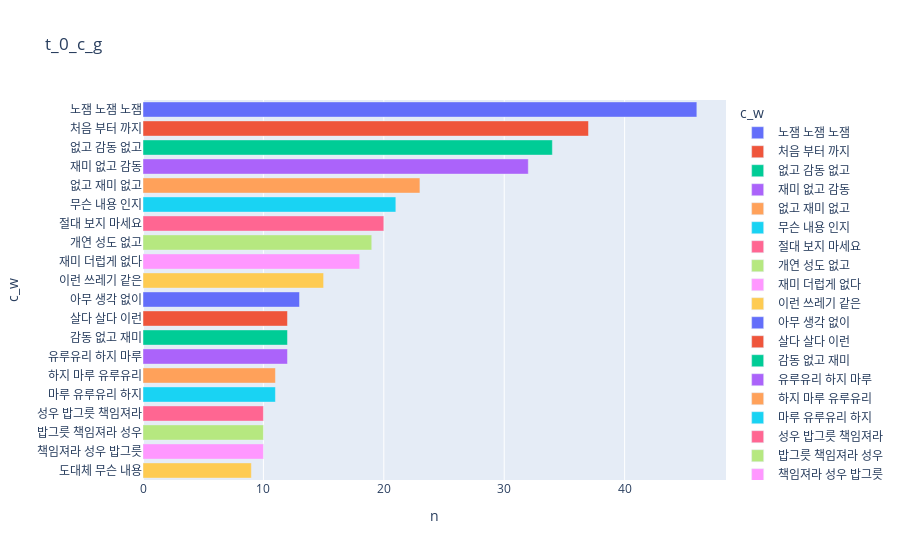

The cell this chart's notebook holds for it:
### Code cell
t_l_0_data=dict(N_그램_표현(t_l_0_s,20,3))
v_df2=pd.DataFrame(columns=['c_w','n'])
v_df2['c_w']=list(t_l_0_data.keys())
v_df2['n']=list(t_l_0_data.values())
fig=px.bar(v_df2,x='n',y='c_w',orientation='h',title='t_0_c_g',color='c_w')#orientation:동작 형식
fig.show()

### Figure 1 — Plotly figure (JSON) as saved in the notebook; plotly's stock layout.template omitted (floating-point values rounded to 4 significant figures)
{"data": [{"alignmentgroup": "True", "hovertemplate": "c_w=%{y}<br>n=%{x}<extra></extra>", "legendgroup": "노잼 노잼 노잼", "marker": {"color": "#636efa", "pattern": {"shape": ""}}, "name": "노잼 노잼 노잼", "offsetgroup": "노잼 노잼 노잼", "orientation": "h", "showlegend": true, "textposition": "auto", "type": "bar", "x": [46], "xaxis": "x", "y": ["노잼 노잼 노잼"], "yaxis": "y"}, {"alignmentgroup": "True", "hovertemplate": "c_w=%{y}<br>n=%{x}<extra></extra>", "legendgroup": "처음 부터 까지", "marker": {"color": "#EF553B", "pattern": {"shape": ""}}, "name": "처음 부터 까지", "offsetgroup": "처음 부터 까지", "orientation": "h", "showlegend": true, "textposition": "auto", "type": "bar", "x": [37], "xaxis": "x", "y": ["처음 부터 까지"], "yaxis": "y"}, {"alignmentgroup": "True", "hovertemplate": "c_w=%{y}<br>n=%{x}<extra></extra>", "legendgroup": "없고 감동 없고", "marker": {"color": "#00cc96", "pattern": {"shape": ""}}, "name": "없고 감동 없고", "offsetgroup": "없고 감동 없고", "orientation": "h", "showlegend": true, "textposition": "auto", "type": "bar", "x": [34], "xaxis": "x", "y": ["없고 감동 없고"], "yaxis": "y"}, {"alignmentgroup": "True", "hovertemplate": "c_w=%{y}<br>n=%{x}<extra></extra>", "legendgroup": "재미 없고 감동", "marker": {"color": "#ab63fa", "pattern": {"shape": ""}}, "name": "재미 없고 감동", "offsetgroup": "재미 없고 감동", "orientation": "h", "showlegend": true, "textposition": "auto", "type": "bar", "x": [32], "xaxis": "x", "y": ["재미 없고 감동"], "yaxis": "y"}, {"alignmentgroup": "True", "hovertemplate": "c_w=%{y}<br>n=%{x}<extra></extra>", "legendgroup": "없고 재미 없고", "marker": {"color": "#FFA15A", "pattern": {"shape": ""}}, "name": "없고 재미 없고", "offsetgroup": "없고 재미 없고", "orientation": "h", "showlegend": true, "textposition": "auto", "type": "bar", "x": [23], "xaxis": "x", "y": ["없고 재미 없고"], "yaxis": "y"}, {"alignmentgroup": "True", "hovertemplate": "c_w=%{y}<br>n=%{x}<extra></extra>", "legendgroup": "무슨 내용 인지", "marker": {"color": "#19d3f3", "pattern": {"shape": ""}}, "name": "무슨 내용 인지", "offsetgroup": "무슨 내용 인지", "orientation": "h", "showlegend": true, "textposition": "auto", "type": "bar", "x": [21], "xaxis": "x", "y": ["무슨 내용 인지"], "yaxis": "y"}, {"alignmentgroup": "True", "hovertemplate": "c_w=%{y}<br>n=%{x}<extra></extra>", "legendgroup": "절대 보지 마세요", "marker": {"color": "#FF6692", "pattern": {"shape": ""}}, "name": "절대 보지 마세요", "offsetgroup": "절대 보지 마세요", "orientation": "h", "showlegend": true, "textposition": "auto", "type": "bar", "x": [20], "xaxis": "x", "y": ["절대 보지 마세요"], "yaxis": "y"}, {"alignmentgroup": "True", "hovertemplate": "c_w=%{y}<br>n=%{x}<extra></extra>", "legendgroup": "개연 성도 없고", "marker": {"color": "#B6E880", "pattern": {"shape": ""}}, "name": "개연 성도 없고", "offsetgroup": "개연 성도 없고", "orientation": "h", "showlegend": true, "textposition": "auto", "type": "bar", "x": [19], "xaxis": "x", "y": ["개연 성도 없고"], "yaxis": "y"}, {"alignmentgroup": "True", "hovertemplate": "c_w=%{y}<br>n=%{x}<extra></extra>", "legendgroup": "재미 더럽게 없다", "marker": {"color": "#FF97FF", "pattern": {"shape": ""}}, "name": "재미 더럽게 없다", "offsetgroup": "재미 더럽게 없다", "orientation": "h", "showlegend": true, "textposition": "auto", "type": "bar", "x": [18], "xaxis": "x", "y": ["재미 더럽게 없다"], "yaxis": "y"}, {"alignmentgroup": "True", "hovertemplate": "c_w=%{y}<br>n=%{x}<extra></extra>", "legendgroup": "이런 쓰레기 같은", "marker": {"color": "#FECB52", "pattern": {"shape": ""}}, "name": "이런 쓰레기 같은", "offsetgroup": "이런 쓰레기 같은", "orientation": "h", "showlegend": true, "textposition": "auto", "type": "bar", "x": [15], "xaxis": "x", "y": ["이런 쓰레기 같은"], "yaxis": "y"}, {"alignmentgroup": "True", "hovertemplate": "c_w=%{y}<br>n=%{x}<extra></extra>", "legendgroup": "아무 생각 없이", "marker": {"color": "#636efa", "pattern": {"shape": ""}}, "name": "아무 생각 없이", "offsetgroup": "아무 생각 없이", "orientation": "h", "showlegend": true, "textposition": "auto", "type": "bar", "x": [13], "xaxis": "x", "y": ["아무 생각 없이"], "yaxis": "y"}, {"alignmentgroup": "True", "hovertemplate": "c_w=%{y}<br>n=%{x}<extra></extra>", "legendgroup": "살다 살다 이런", "marker": {"color": "#EF553B", "pattern": {"shape": ""}}, "name": "살다 살다 이런", "offsetgroup": "살다 살다 이런", "orientation": "h", "showlegend": true, "textposition": "auto", "type": "bar", "x": [12], "xaxis": "x", "y": ["살다 살다 이런"], "yaxis": "y"}, {"alignmentgroup": "True", "hovertemplate": "c_w=%{y}<br>n=%{x}<extra></extra>", "legendgroup": "감동 없고 재미", "marker": {"color": "#00cc96", "pattern": {"shape": ""}}, "name": "감동 없고 재미", "offsetgroup": "감동 없고 재미", "orientation": "h", "showlegend": true, "textposition": "auto", "type": "bar", "x": [12], "xaxis": "x", "y": ["감동 없고 재미"], "yaxis": "y"}, {"alignmentgroup": "True", "hovertemplate": "c_w=%{y}<br>n=%{x}<extra></extra>", "legendgroup": "유루유리 하지 마루", "marker": {"color": "#ab63fa", "pattern": {"shape": ""}}, "name": "유루유리 하지 마루", "offsetgroup": "유루유리 하지 마루", "orientation": "h", "showlegend": true, "textposition": "auto", "type": "bar", "x": [12], "xaxis": "x", "y": ["유루유리 하지 마루"], "yaxis": "y"}, {"alignmentgroup": "True", "hovertemplate": "c_w=%{y}<br>n=%{x}<extra></extra>", "legendgroup": "하지 마루 유루유리", "marker": {"color": "#FFA15A", "pattern": {"shape": ""}}, "name": "하지 마루 유루유리", "offsetgroup": "하지 마루 유루유리", "orientation": "h", "showlegend": true, "textposition": "auto", "type": "bar", "x": [11], "xaxis": "x", "y": ["하지 마루 유루유리"], "yaxis": "y"}, {"alignmentgroup": "True", "hovertemplate": "c_w=%{y}<br>n=%{x}<extra></extra>", "legendgroup": "마루 유루유리 하지", "marker": {"color": "#19d3f3", "pattern": {"shape": ""}}, "name": "마루 유루유리 하지", "offsetgroup": "마루 유루유리 하지", "orientation": "h", "showlegend": true, "textposition": "auto", "type": "bar", "x": [11], "xaxis": "x", "y": ["마루 유루유리 하지"], "yaxis": "y"}, {"alignmentgroup": "True", "hovertemplate": "c_w=%{y}<br>n=%{x}<extra></extra>", "legendgroup": "성우 밥그릇 책임져라", "marker": {"color": "#FF6692", "pattern": {"shape": ""}}, "name": "성우 밥그릇 책임져라", "offsetgroup": "성우 밥그릇 책임져라", "orientation": "h", "showlegend": true, "textposition": "auto", "type": "bar", "x": [10], "xaxis": "x", "y": ["성우 밥그릇 책임져라"], "yaxis": "y"}, {"alignmentgroup": "True", "hovertemplate": "c_w=%{y}<br>n=%{x}<extra></extra>", "legendgroup": "밥그릇 책임져라 성우", "marker": {"color": "#B6E880", "pattern": {"shape": ""}}, "name": "밥그릇 책임져라 성우", "offsetgroup": "밥그릇 책임져라 성우", "orientation": "h", "showlegend": true, "textposition": "auto", "type": "bar", "x": [10], "xaxis": "x", "y": ["밥그릇 책임져라 성우"], "yaxis": "y"}, {"alignmentgroup": "True", "hovertemplate": "c_w=%{y}<br>n=%{x}<extra></extra>", "legendgroup": "책임져라 성우 밥그릇", "marker": {"color": "#FF97FF", "pattern": {"shape": ""}}, "name": "책임져라 성우 밥그릇", "offsetgroup": "책임져라 성우 밥그릇", "orientation": "h", "showlegend": true, "textposition": "auto", "type": "bar", "x": [10], "xaxis": "x", "y": ["책임져라 성우 밥그릇"], "yaxis": "y"}, {"alignmentgroup": "True", "hovertemplate": "c_w=%{y}<br>n=%{x}<extra></extra>", "legendgroup": "도대체 무슨 내용", "marker": {"color": "#FECB52", "pattern": {"shape": ""}}, "name": "도대체 무슨 내용", "offsetgroup": "도대체 무슨 내용", "orientation": "h", "showlegend": true, "textposition": "auto", "type": "bar", "x": [9], "xaxis": "x", "y": ["도대체 무슨 내용"], "yaxis": "y"}], "layout": {"barmode": "relative", "legend": {"title": {"text": "c_w"}, "tracegroupgap": 0}, "title": {"text": "t_0_c_g"}, "xaxis": {"anchor": "y", "domain": [0, 1], "title": {"text": "n"}}, "yaxis": {"anchor": "x", "categoryarray": ["도대체 무슨 내용", "책임져라 성우 밥그릇", "밥그릇 책임져라 성우", "성우 밥그릇 책임져라", "마루 유루유리 하지", "하지 마루 유루유리", "유루유리 하지 마루", "감동 없고 재미", "살다 살다 이런", "아무 생각 없이", "이런 쓰레기 같은", "재미 더럽게 없다", "개연 성도 없고", "절대 보지 마세요", "무슨 내용 인지", "없고 재미 없고", "재미 없고 감동", "없고 감동 없고", "처음 부터 까지", "노잼 노잼 노잼"], "categoryorder": "array", "domain": [0, 1], "title": {"text": "c_w"}}}}
